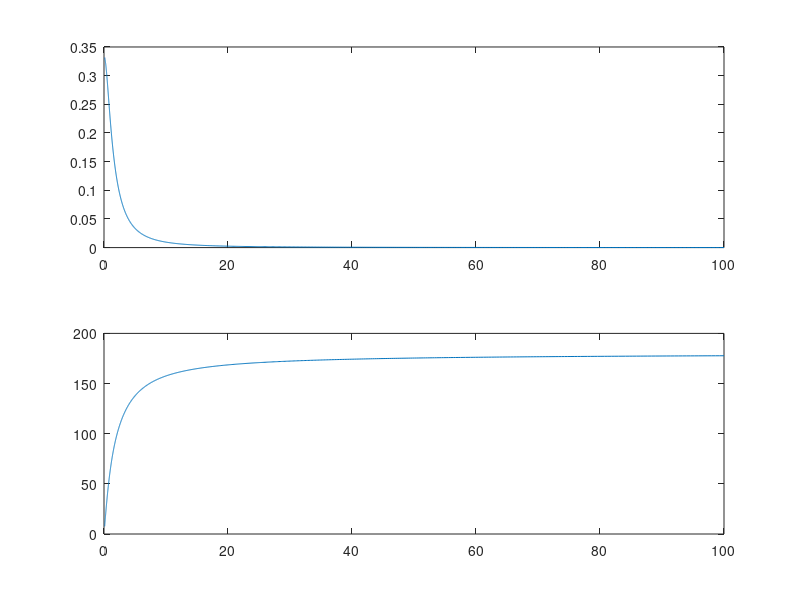

Write MATLAB code to recreate this figure. (Note: this script raises an error after producing the figure.)
examp1=tf([1],[1 -4 3]);
[AMP PHA W]=bode(examp1);
gain = squeeze(AMP)
phase = squeeze(PHA)
w = squeeze(W)
subplot(2,1,1)
plot(w,gain)
subplot(2,1,2)
plot(w,phase)
response = gain.*exp(1i*phase*pi/180);
Ts = 0.1; % your sampling time 
gfr = idfrd(response,w,Ts);
Options = tfestOptions;                             
Options.Focus = 'prediction';   
tf1 = tfest(gfr, 2, 1, Options, 'Ts', 0.1);
P = bodeoptions;
P.PhaseWrapping = 'on';
bodeplot(examp1,tf1,P);